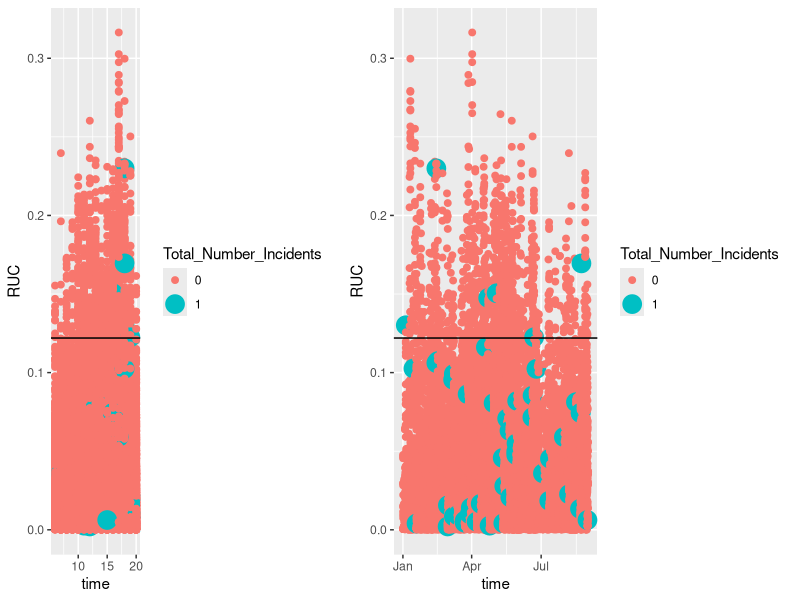

Reproduce this figure in R.
# AM vs PM story

# train_test on model, k-fold on loss functionsx

# mean of loss is risk, we can do 2(risk-residual) to find derivative value of cost.

install.packages("tidyverse")
library(ggplot2)
library(ggpubr)
library(lubridate)

df <- read.csv("merged.csv")
head(df)
tail(df)
df$time <- ymd_hms(as.POSIXlt(df$time, format="%Y-%m-%d %H:%M:%S"))
df$Total_Number_Incidents <- factor(df$Total_Number_Incidents, levels = c("0","1"))
year_plot <- ggplot(df, aes(y=RUC,x=time, color = Total_Number_Incidents, size = Total_Number_Incidents)) + geom_point() + 
  geom_hline(yintercept = 0.122)


df2 <- read.csv("merged.csv")
head(df2)
tail(df2)
df2$time <- substr(df2$time, 12,19)
df2$time <- hour(as.POSIXlt(df2$time, format="%H:%M:%S"))
df2$Total_Number_Incidents <- factor(df2$Total_Number_Incidents, levels = c("0","1"))
day_plot <- ggplot(df2, aes(y=RUC,x=time, color = Total_Number_Incidents, size = Total_Number_Incidents)) + geom_point() + 
  geom_hline(yintercept = 0.122)

ggarrange(day_plot, year_plot, widths = c(1.5,2))

       